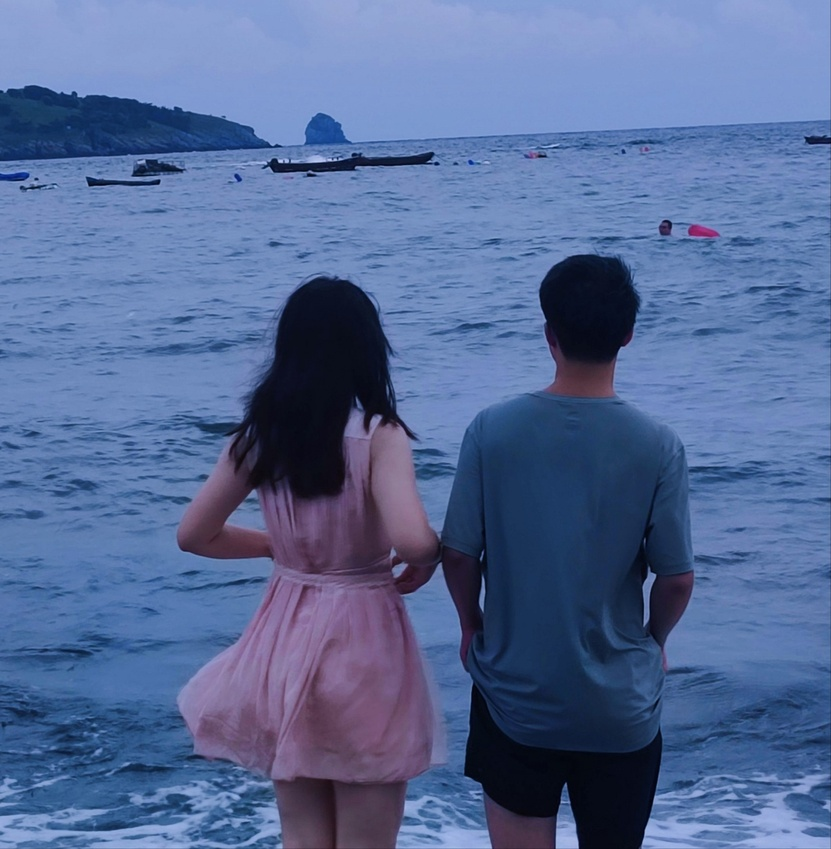
#> input picture 入门篇/test.jpg, 831 x 849 px, shrunk from 1749 x 1785 before the run
$ jupyter execute '番外篇_无损保存和Matplotlib.ipynb'
#> lines starting #> are read from the running program, lines starting #| are printed output that depends on the picture
[cell 1]
import cv2
import matplotlib.pyplot as plt

img = cv2.imread('test.jpg', 0)
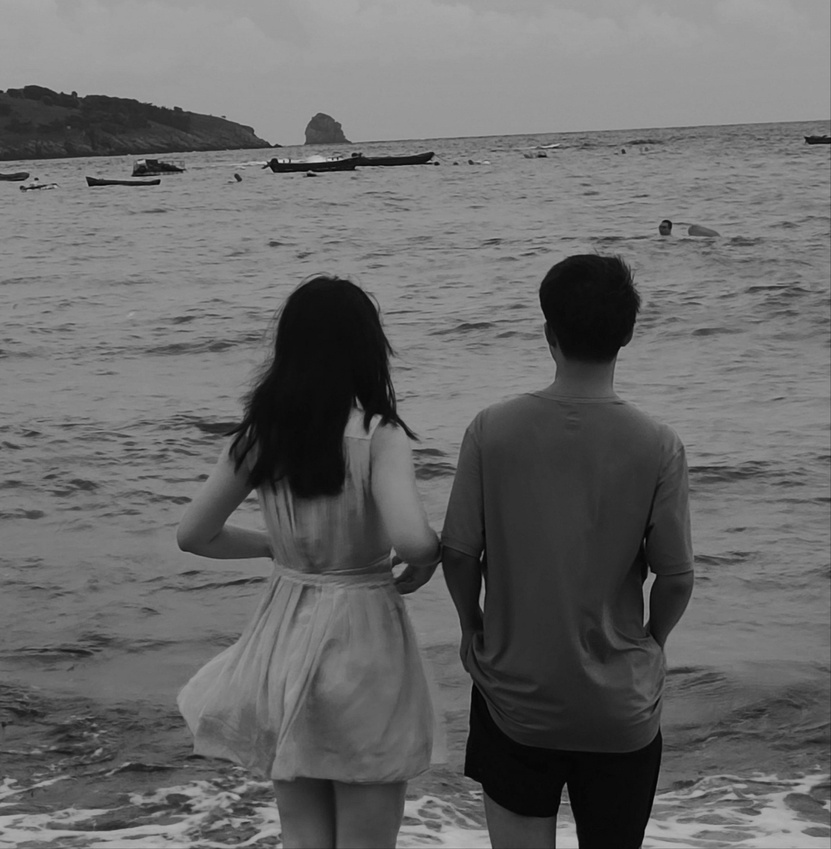
#> img: shape (849, 831); min 0, max 206, mean 104.5

# 灰度图表示, cmap(color map) 设置为gray
plt.imshow(img, cmap='gray')
plt.show()

## 显示彩色图

OpenCV中的图像使以BGR的通道顺序存储的，但Matplotlib是以RGB模式显示的，所以需要进行转换

[cell 2]
import cv2
import matplotlib.pyplot as plt

img = cv2.imread('test.jpg')
#> img is the input picture: shape (849, 831, 3); mean B, G, R 150.4, 105.6, 84.8
img2 = img[:, :, :: -1] # 颜色翻转 BGR -> RGB
# 或使用
# img2 = cv2.cvtColor(img, cv2.COLOR_BGR2RGB)

# 显示不正确的图
plt.subplot(1, 2, 1)
plt.imshow(img)

# 显示正确的图
plt.subplot(1, 2, 2)
plt.xticks([]), plt.yticks([]) # 隐藏x, y轴
plt.imshow(img2)

plt.show()
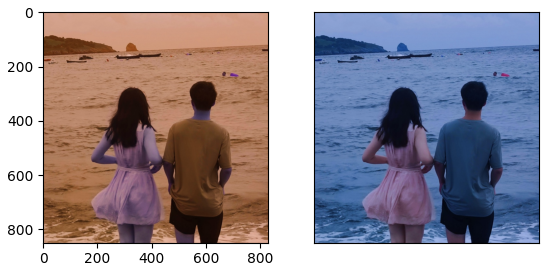
#> figure drawn by matplotlib, 2 panels; B, G, R data is drawn as R, G, B
